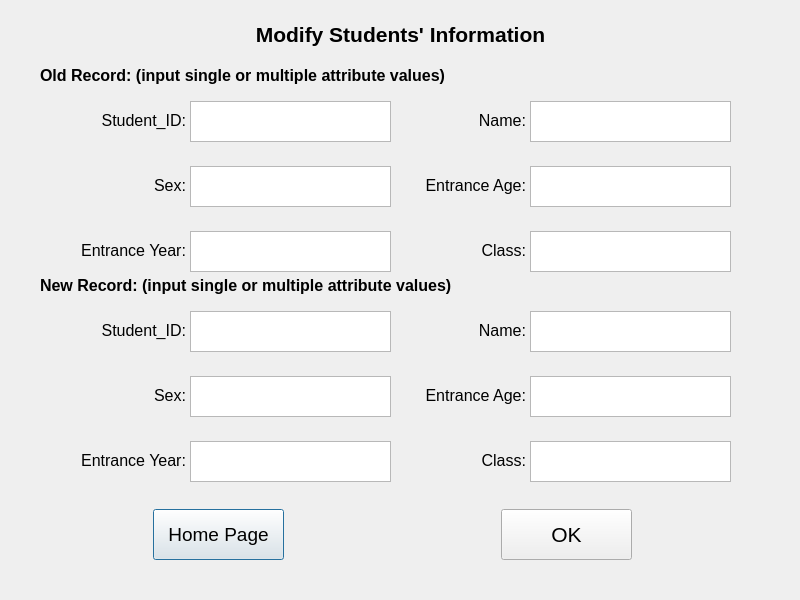
<?xml version="1.0" encoding="UTF-8"?>
<ui version="4.0">
 <class>Student_Modify</class>
 <widget class="QDialog" name="Student_Modify">
  <property name="geometry">
   <rect>
    <x>0</x>
    <y>0</y>
    <width>800</width>
    <height>600</height>
   </rect>
  </property>
  <property name="windowTitle">
   <string>Dialog</string>
  </property>
  <property name="styleSheet">
   <string notr="true">#Student_Modify{background-image: url(:/picture/bgp24.png);}</string>
  </property>
  <widget class="QPushButton" name="home">
   <property name="geometry">
    <rect>
     <x>153</x>
     <y>509</y>
     <width>131</width>
     <height>51</height>
    </rect>
   </property>
   <property name="font">
    <font>
     <pointsize>14</pointsize>
    </font>
   </property>
   <property name="text">
    <string>Home Page</string>
   </property>
  </widget>
  <widget class="QPushButton" name="ok">
   <property name="geometry">
    <rect>
     <x>501</x>
     <y>509</y>
     <width>131</width>
     <height>51</height>
    </rect>
   </property>
   <property name="font">
    <font>
     <pointsize>16</pointsize>
    </font>
   </property>
   <property name="text">
    <string>OK</string>
   </property>
  </widget>
  <widget class="QLabel" name="title">
   <property name="geometry">
    <rect>
     <x>175</x>
     <y>4</y>
     <width>451</width>
     <height>61</height>
    </rect>
   </property>
   <property name="font">
    <font>
     <pointsize>16</pointsize>
     <weight>75</weight>
     <bold>true</bold>
    </font>
   </property>
   <property name="text">
    <string>Modify Students' Information</string>
   </property>
   <property name="alignment">
    <set>Qt::AlignCenter</set>
   </property>
  </widget>
  <widget class="QLabel" name="old_label">
   <property name="geometry">
    <rect>
     <x>40</x>
     <y>60</y>
     <width>601</width>
     <height>31</height>
    </rect>
   </property>
   <property name="font">
    <font>
     <pointsize>12</pointsize>
     <weight>75</weight>
     <bold>true</bold>
    </font>
   </property>
   <property name="text">
    <string>Old Record: (input single or multiple attribute values)</string>
   </property>
  </widget>
  <widget class="QLabel" name="new_label">
   <property name="geometry">
    <rect>
     <x>40</x>
     <y>270</y>
     <width>611</width>
     <height>31</height>
    </rect>
   </property>
   <property name="font">
    <font>
     <pointsize>12</pointsize>
     <weight>75</weight>
     <bold>true</bold>
    </font>
   </property>
   <property name="text">
    <string>New Record: (input single or multiple attribute values)</string>
   </property>
  </widget>
  <widget class="QLabel" name="label_old_stu_id">
   <property name="geometry">
    <rect>
     <x>75</x>
     <y>110</y>
     <width>111</width>
     <height>21</height>
    </rect>
   </property>
   <property name="font">
    <font>
     <pointsize>12</pointsize>
    </font>
   </property>
   <property name="text">
    <string>Student_ID:</string>
   </property>
   <property name="alignment">
    <set>Qt::AlignRight|Qt::AlignTrailing|Qt::AlignVCenter</set>
   </property>
  </widget>
  <widget class="QLabel" name="label_old_name">
   <property name="geometry">
    <rect>
     <x>415</x>
     <y>110</y>
     <width>111</width>
     <height>21</height>
    </rect>
   </property>
   <property name="font">
    <font>
     <pointsize>12</pointsize>
    </font>
   </property>
   <property name="text">
    <string>Name:</string>
   </property>
   <property name="alignment">
    <set>Qt::AlignRight|Qt::AlignTrailing|Qt::AlignVCenter</set>
   </property>
  </widget>
  <widget class="QLabel" name="label_old_sex">
   <property name="geometry">
    <rect>
     <x>75</x>
     <y>175</y>
     <width>111</width>
     <height>21</height>
    </rect>
   </property>
   <property name="font">
    <font>
     <pointsize>12</pointsize>
    </font>
   </property>
   <property name="text">
    <string>Sex:</string>
   </property>
   <property name="alignment">
    <set>Qt::AlignRight|Qt::AlignTrailing|Qt::AlignVCenter</set>
   </property>
  </widget>
  <widget class="QLabel" name="label_old_entrance_age">
   <property name="geometry">
    <rect>
     <x>395</x>
     <y>175</y>
     <width>131</width>
     <height>21</height>
    </rect>
   </property>
   <property name="font">
    <font>
     <pointsize>12</pointsize>
    </font>
   </property>
   <property name="text">
    <string>Entrance Age:</string>
   </property>
   <property name="alignment">
    <set>Qt::AlignRight|Qt::AlignTrailing|Qt::AlignVCenter</set>
   </property>
  </widget>
  <widget class="QLabel" name="label_old_entrance_year">
   <property name="geometry">
    <rect>
     <x>45</x>
     <y>240</y>
     <width>141</width>
     <height>21</height>
    </rect>
   </property>
   <property name="font">
    <font>
     <pointsize>12</pointsize>
    </font>
   </property>
   <property name="text">
    <string>Entrance Year:</string>
   </property>
   <property name="alignment">
    <set>Qt::AlignRight|Qt::AlignTrailing|Qt::AlignVCenter</set>
   </property>
  </widget>
  <widget class="QLabel" name="label_old_class">
   <property name="geometry">
    <rect>
     <x>415</x>
     <y>240</y>
     <width>111</width>
     <height>21</height>
    </rect>
   </property>
   <property name="font">
    <font>
     <pointsize>12</pointsize>
    </font>
   </property>
   <property name="text">
    <string>Class:</string>
   </property>
   <property name="alignment">
    <set>Qt::AlignRight|Qt::AlignTrailing|Qt::AlignVCenter</set>
   </property>
  </widget>
  <widget class="QLabel" name="label_new_stu_id">
   <property name="geometry">
    <rect>
     <x>75</x>
     <y>320</y>
     <width>111</width>
     <height>21</height>
    </rect>
   </property>
   <property name="font">
    <font>
     <pointsize>12</pointsize>
    </font>
   </property>
   <property name="text">
    <string>Student_ID:</string>
   </property>
   <property name="alignment">
    <set>Qt::AlignRight|Qt::AlignTrailing|Qt::AlignVCenter</set>
   </property>
  </widget>
  <widget class="QLabel" name="label_new_name">
   <property name="geometry">
    <rect>
     <x>415</x>
     <y>320</y>
     <width>111</width>
     <height>21</height>
    </rect>
   </property>
   <property name="font">
    <font>
     <pointsize>12</pointsize>
    </font>
   </property>
   <property name="text">
    <string>Name:</string>
   </property>
   <property name="alignment">
    <set>Qt::AlignRight|Qt::AlignTrailing|Qt::AlignVCenter</set>
   </property>
  </widget>
  <widget class="QLabel" name="label_new_sex">
   <property name="geometry">
    <rect>
     <x>75</x>
     <y>385</y>
     <width>111</width>
     <height>21</height>
    </rect>
   </property>
   <property name="font">
    <font>
     <pointsize>12</pointsize>
    </font>
   </property>
   <property name="text">
    <string>Sex:</string>
   </property>
   <property name="alignment">
    <set>Qt::AlignRight|Qt::AlignTrailing|Qt::AlignVCenter</set>
   </property>
  </widget>
  <widget class="QLabel" name="label_new_entrance_age">
   <property name="geometry">
    <rect>
     <x>395</x>
     <y>385</y>
     <width>131</width>
     <height>21</height>
    </rect>
   </property>
   <property name="font">
    <font>
     <pointsize>12</pointsize>
    </font>
   </property>
   <property name="text">
    <string>Entrance Age:</string>
   </property>
   <property name="alignment">
    <set>Qt::AlignRight|Qt::AlignTrailing|Qt::AlignVCenter</set>
   </property>
  </widget>
  <widget class="QLabel" name="label_new_entrance_year">
   <property name="geometry">
    <rect>
     <x>45</x>
     <y>450</y>
     <width>141</width>
     <height>21</height>
    </rect>
   </property>
   <property name="font">
    <font>
     <pointsize>12</pointsize>
    </font>
   </property>
   <property name="text">
    <string>Entrance Year:</string>
   </property>
   <property name="alignment">
    <set>Qt::AlignRight|Qt::AlignTrailing|Qt::AlignVCenter</set>
   </property>
  </widget>
  <widget class="QLabel" name="label_new_class">
   <property name="geometry">
    <rect>
     <x>415</x>
     <y>450</y>
     <width>111</width>
     <height>21</height>
    </rect>
   </property>
   <property name="font">
    <font>
     <pointsize>12</pointsize>
    </font>
   </property>
   <property name="text">
    <string>Class:</string>
   </property>
   <property name="alignment">
    <set>Qt::AlignRight|Qt::AlignTrailing|Qt::AlignVCenter</set>
   </property>
  </widget>
  <widget class="QTextEdit" name="input_old_stu_id">
   <property name="geometry">
    <rect>
     <x>190</x>
     <y>101</y>
     <width>201</width>
     <height>41</height>
    </rect>
   </property>
   <property name="font">
    <font>
     <family>Arial</family>
     <pointsize>12</pointsize>
    </font>
   </property>
  </widget>
  <widget class="QTextEdit" name="input_old_sex">
   <property name="geometry">
    <rect>
     <x>190</x>
     <y>166</y>
     <width>201</width>
     <height>41</height>
    </rect>
   </property>
   <property name="font">
    <font>
     <family>Arial</family>
     <pointsize>12</pointsize>
    </font>
   </property>
  </widget>
  <widget class="QTextEdit" name="input_old_entrance_year">
   <property name="geometry">
    <rect>
     <x>190</x>
     <y>231</y>
     <width>201</width>
     <height>41</height>
    </rect>
   </property>
   <property name="font">
    <font>
     <family>Arial</family>
     <pointsize>12</pointsize>
    </font>
   </property>
  </widget>
  <widget class="QTextEdit" name="input_old_class">
   <property name="geometry">
    <rect>
     <x>530</x>
     <y>231</y>
     <width>201</width>
     <height>41</height>
    </rect>
   </property>
   <property name="font">
    <font>
     <family>Arial</family>
     <pointsize>12</pointsize>
    </font>
   </property>
  </widget>
  <widget class="QTextEdit" name="input_old_name">
   <property name="geometry">
    <rect>
     <x>530</x>
     <y>101</y>
     <width>201</width>
     <height>41</height>
    </rect>
   </property>
   <property name="font">
    <font>
     <family>Arial</family>
     <pointsize>12</pointsize>
    </font>
   </property>
  </widget>
  <widget class="QTextEdit" name="input_old_entrance_age">
   <property name="geometry">
    <rect>
     <x>530</x>
     <y>166</y>
     <width>201</width>
     <height>41</height>
    </rect>
   </property>
   <property name="font">
    <font>
     <family>Arial</family>
     <pointsize>12</pointsize>
    </font>
   </property>
  </widget>
  <widget class="QTextEdit" name="input_new_entrance_year">
   <property name="geometry">
    <rect>
     <x>190</x>
     <y>441</y>
     <width>201</width>
     <height>41</height>
    </rect>
   </property>
   <property name="font">
    <font>
     <family>Arial</family>
     <pointsize>12</pointsize>
    </font>
   </property>
  </widget>
  <widget class="QTextEdit" name="input_new_stu_id">
   <property name="geometry">
    <rect>
     <x>190</x>
     <y>311</y>
     <width>201</width>
     <height>41</height>
    </rect>
   </property>
   <property name="font">
    <font>
     <family>Arial</family>
     <pointsize>12</pointsize>
    </font>
   </property>
  </widget>
  <widget class="QTextEdit" name="input_new_class">
   <property name="geometry">
    <rect>
     <x>530</x>
     <y>441</y>
     <width>201</width>
     <height>41</height>
    </rect>
   </property>
   <property name="font">
    <font>
     <family>Arial</family>
     <pointsize>12</pointsize>
    </font>
   </property>
  </widget>
  <widget class="QTextEdit" name="input_new_sex">
   <property name="geometry">
    <rect>
     <x>190</x>
     <y>376</y>
     <width>201</width>
     <height>41</height>
    </rect>
   </property>
   <property name="font">
    <font>
     <family>Arial</family>
     <pointsize>12</pointsize>
    </font>
   </property>
  </widget>
  <widget class="QTextEdit" name="input_new_name">
   <property name="geometry">
    <rect>
     <x>530</x>
     <y>311</y>
     <width>201</width>
     <height>41</height>
    </rect>
   </property>
   <property name="font">
    <font>
     <family>Arial</family>
     <pointsize>12</pointsize>
    </font>
   </property>
  </widget>
  <widget class="QTextEdit" name="input_new_entrance_age">
   <property name="geometry">
    <rect>
     <x>530</x>
     <y>376</y>
     <width>201</width>
     <height>41</height>
    </rect>
   </property>
   <property name="font">
    <font>
     <family>Arial</family>
     <pointsize>12</pointsize>
    </font>
   </property>
  </widget>
 </widget>
 <resources/>
 <connections/>
</ui>
